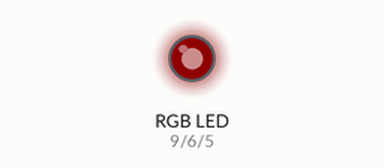
Recording of a sketch running on a simulated Arduino Uno, built with avr-gcc and run on an emulated ATmega328P. On the bench: an RGB LED mixed from three pins (HIGH = lit). Dim RGB values are drawn brighter than linear.

Above: at 0.15 s.
At 4.36 s:
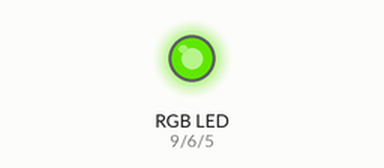
At 8.87 s:
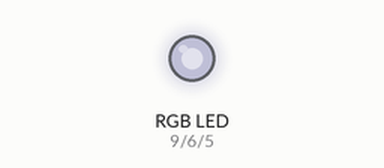
At 17.9 s:
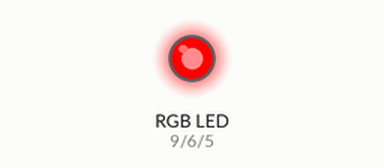
At 26.93 s:
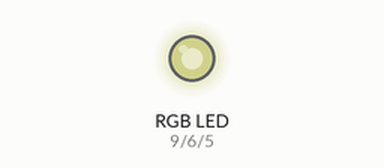
At 35.96 s:
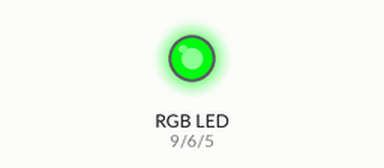
Timing chart, 0 to 36.1 s (numbered marks = the images above):
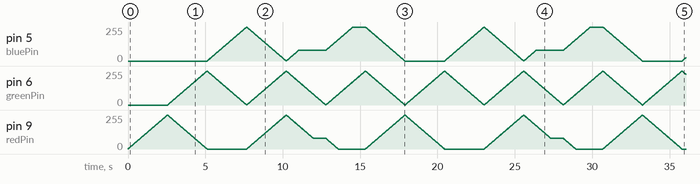

The sketch:

RGB2.ino
```cpp
int redPin = 9;
int greenPin = 6;
int bluePin = 5;

int r = 0;
int g = 0;
int b = 0;

void setup() {
  pinMode(redPin, OUTPUT);
  pinMode(greenPin, OUTPUT);
  pinMode(bluePin, OUTPUT);
}

void loop() {
  setColor(255, 0, 0);    // red
  setColor(0, 255, 0);    // green
  setColor(0, 0, 255);    // blue
  setColor(255, 255, 0);  // yellow
  setColor(80, 0, 80);    // purple
  setColor(0, 255, 255);  // aqua
}

void setColor(int red, int green, int blue) {
  while ( r != red || g != green || b != blue ) {
    if ( r < red ) r += 1;
    if ( r > red ) r -= 1;

    if ( g < green ) g += 1;
    if ( g > green ) g -= 1;

    if ( b < blue ) b += 1;
    if ( b > blue ) b -= 1;

    _setColor();
    delay(10);
  }
}

void _setColor() {
  analogWrite(redPin, r);
  analogWrite(greenPin, g);
  analogWrite(bluePin, b);
}
```
